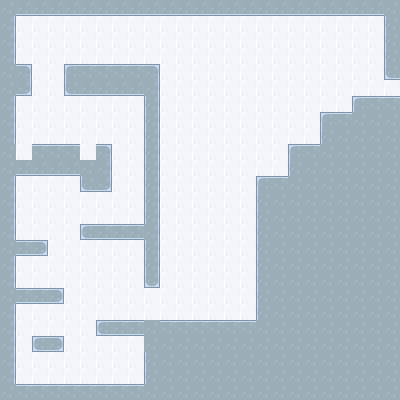

Tiled map render using the project's own tile images. Description and the whole map definition, tile-layer contents included, below:
An orthogonal 25x25 tile map with 16x16 px tiles, 2 tile layers (Tile Layer 1, Tile Layer 2) and 7 objects (2x dock, 2x block, exit_point, player_spawn, gravity).

<map version="1.10" tiledversion="1.10.2" orientation="orthogonal" renderorder="right-down" width="25" height="25" tilewidth="16" tileheight="16" infinite="0" nextlayerid="4" nextobjectid="14">
 <tileset firstgid="1" source="tiles.tsx" />
 <layer id="1" name="Tile Layer 1" width="25" height="25">
  <data encoding="csv">
6,6,6,6,6,6,6,6,6,6,6,6,6,6,6,6,6,6,6,6,6,6,6,6,6,
6,6,6,6,6,6,6,6,6,6,6,6,6,6,6,6,6,6,6,6,6,6,6,6,6,
6,6,6,6,6,6,6,6,6,6,6,6,6,6,6,6,6,6,6,6,6,6,6,6,6,
6,6,6,6,6,6,6,6,6,6,6,6,6,6,6,6,6,6,6,6,6,6,6,6,6,
6,6,6,6,6,6,6,6,6,6,6,6,6,6,6,6,6,6,6,6,6,6,6,6,6,
6,6,6,6,6,6,6,6,6,6,6,6,6,6,6,6,6,6,6,6,6,6,6,6,6,
6,6,6,6,6,6,6,6,6,6,6,6,6,6,6,6,6,6,6,6,6,6,6,6,6,
6,6,6,6,6,6,6,6,6,6,6,6,6,6,6,6,6,6,6,6,6,6,6,6,6,
6,6,6,6,6,6,6,6,6,6,6,6,6,6,6,6,6,6,6,6,6,6,6,6,6,
6,6,6,6,6,6,6,6,6,6,6,6,6,6,6,6,6,6,6,6,6,6,6,6,6,
6,6,6,6,6,6,6,6,6,6,6,6,6,6,6,6,6,6,6,6,6,6,6,6,6,
6,6,6,6,6,6,6,6,6,6,6,6,6,6,6,6,6,6,6,6,6,6,6,6,6,
6,6,6,6,6,6,6,6,6,6,6,6,6,6,6,6,6,6,6,6,6,6,6,6,6,
6,6,6,6,6,6,6,6,6,6,6,6,6,6,6,6,6,6,6,6,6,6,6,6,6,
6,6,6,6,6,6,6,6,6,6,6,6,6,6,6,6,6,6,6,6,6,6,6,6,6,
6,6,6,6,6,6,6,6,6,6,6,6,6,6,6,6,6,6,6,6,6,6,6,6,6,
6,6,6,6,6,6,6,6,6,6,6,6,6,6,6,6,6,6,6,6,6,6,6,6,6,
6,6,6,6,6,6,6,6,6,6,6,6,6,6,6,6,6,6,6,6,6,6,6,6,6,
6,6,6,6,6,6,6,6,6,6,6,6,6,6,6,6,6,6,6,6,6,6,6,6,6,
6,6,6,6,6,6,6,6,6,6,6,6,6,6,6,6,6,6,6,6,6,6,6,6,6,
6,6,6,6,6,6,6,6,6,6,6,6,6,6,6,6,6,6,6,6,6,6,6,6,6,
6,6,6,6,6,6,6,6,6,6,6,6,6,6,6,6,6,6,6,6,6,6,6,6,6,
6,6,6,6,6,6,6,6,6,6,6,6,6,6,6,6,6,6,6,6,6,6,6,6,6,
6,6,6,6,6,6,6,6,6,6,6,6,6,6,6,6,6,6,6,6,6,6,6,6,6,
6,6,6,6,6,6,6,6,6,6,6,6,6,6,6,6,6,6,6,6,6,6,6,6,6
</data>
 </layer>
 <layer id="2" name="Tile Layer 2" width="25" height="25">
  <data encoding="csv">
9,15,15,15,15,15,15,15,15,15,15,15,15,15,15,15,15,15,15,15,15,15,15,15,9,
10,0,0,0,0,0,0,0,0,0,0,0,0,0,0,0,0,0,0,0,0,0,0,0,8,
10,0,0,0,0,0,0,0,0,0,0,0,0,0,0,0,0,0,0,0,0,0,0,0,8,
10,0,0,0,0,0,0,0,0,0,0,0,0,0,0,0,0,0,0,0,0,0,0,0,8,
9,4,0,0,2,3,3,3,3,4,0,0,0,0,0,0,0,0,0,0,0,0,0,0,14,
9,16,0,0,14,15,15,15,15,10,0,0,0,0,0,0,0,0,0,0,0,0,0,0,0,
10,0,0,0,0,0,0,0,0,11,0,0,0,0,0,0,0,0,0,0,0,0,2,3,3,
10,0,0,0,0,0,0,0,0,11,0,0,0,0,0,0,0,0,0,0,2,3,9,9,9,
10,0,0,0,0,0,0,0,0,11,0,0,0,0,0,0,0,0,0,0,8,9,9,9,9,
9,0,3,3,3,0,4,0,0,11,0,0,0,0,0,0,0,0,2,3,9,9,9,9,9,
9,15,15,15,15,9,10,0,0,11,0,0,0,0,0,0,0,0,8,9,9,9,9,9,9,
10,0,0,0,0,14,16,0,0,11,0,0,0,0,0,0,2,3,9,9,9,9,9,9,9,
10,0,0,0,0,0,0,0,0,11,0,0,0,0,0,0,8,9,9,9,9,9,9,9,9,
10,0,0,0,0,0,0,0,0,11,0,0,0,0,0,0,8,9,9,9,9,9,9,9,9,
10,0,0,0,0,20,21,21,21,10,0,0,0,0,0,0,8,9,9,9,9,9,9,9,9,
9,21,22,0,0,0,0,0,0,11,0,0,0,0,0,0,8,9,9,9,9,9,9,9,9,
10,0,0,0,0,0,0,0,0,11,0,0,0,0,0,0,8,9,9,9,9,9,9,9,9,
10,0,0,0,0,0,0,0,0,17,0,0,0,0,0,0,8,9,9,9,9,9,9,9,9,
9,21,21,22,0,0,0,0,0,6,0,0,0,0,0,0,8,9,9,9,9,9,9,9,9,
10,0,0,0,0,0,0,0,0,6,0,0,0,0,0,0,8,9,9,9,9,9,9,9,9,
10,0,0,0,0,0,20,21,21,9,3,3,3,3,3,3,9,9,9,9,9,9,9,9,9,
10,0,20,22,0,0,0,0,0,9,9,9,9,9,9,9,9,9,9,9,9,9,9,9,9,
10,0,0,0,0,0,0,0,0,8,9,9,9,9,9,9,9,9,9,9,9,9,9,9,9,
10,0,0,0,0,0,0,0,0,8,9,9,9,9,9,9,9,9,9,9,9,9,9,9,9,
9,3,3,3,3,3,3,3,3,9,9,9,9,9,9,9,9,9,9,9,9,9,9,9,9
</data>
 </layer>
 <objectgroup id="3" name="Object Layer 1">
  <object id="4" name="Dock" type="dock" gid="13" x="80" y="160" width="16" height="16">
   <properties>
    <property name="defaultValue" value="None" />
    <property name="onTrigger" value="change_target" />
    <property name="ruleType" value="Operational" />
    <property name="trigger" type="object" value="0" />
   </properties>
  </object>
  <object id="5" name="Block" type="block" gid="7" x="116.052" y="382.958" width="14" height="14">
   <properties>
    <property name="ruleType" value="Target" />
    <property name="value" value="Player" />
   </properties>
  </object>
  <object id="6" name="Block" type="block" gid="7" x="196.786" y="318.958" width="14" height="14">
   <properties>
    <property name="ruleType" value="Operational" />
    <property name="value" value="Bouncy" />
   </properties>
  </object>
  <object id="9" name="Exit Point" type="exit_point" x="391.871" y="92.2355">
   <point />
  </object>
  <object id="11" name="Player Spawn" type="player_spawn" x="75.5602" y="60.9693">
   <point />
  </object>
  <object id="12" name="Gravity" type="gravity" x="0" y="1">
   <properties>
    <property name="onTrigger" value="0" />
   </properties>
   <point />
  </object>
  <object id="13" name="Dock" type="dock" gid="13" x="16" y="160" width="16" height="16">
   <properties>
    <property name="defaultValue" value="None" />
    <property name="ruleType" value="Target" />
    <property name="trigger" type="object" value="4" />
   </properties>
  </object>
 </objectgroup>
</map>